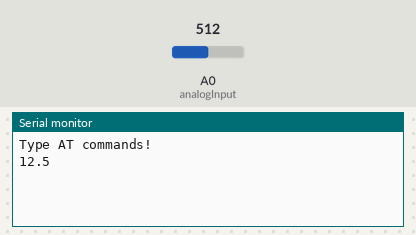
Bench run of a sketch on a simulated ATtiny85, built with avr-gcc and run on an emulated ATtiny85. Parts: the last lines printed to the serial monitor. The test bench sets the inputs (shaded band); at power-on: A0 (analogInput) = 512.

Above: at 2.8 s.
2.9 s: A0 (analogInput) set to 716
At 4.3 s:
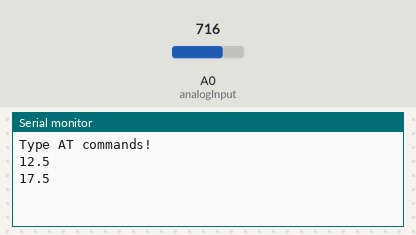
4.4 s: A0 (analogInput) set to 900
At 7.5 s:
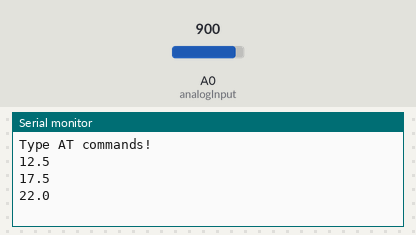
Timing chart, 0 to 9.0 s (numbered marks = the images above; inputs shaded):
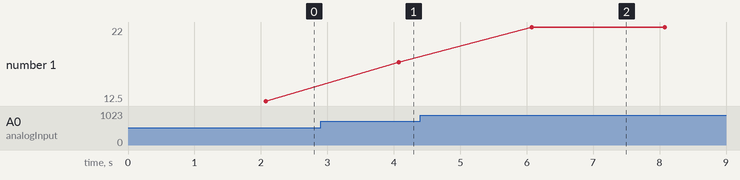

Measured:
- after the input at 2.9 s, the serial monitor: prints a new line after 1.2 s (image 1)
- after the input at 4.4 s, the serial monitor: prints a new line after 1.7 s (image 2)
- plotted number 1: 12.5 → 17.5 after the input at 2.9 s, 17.5 → 22 after the input at 4.4 s

The sketch:

RahimafroozV3Test.ino
```cpp
#include <SoftwareSerial.h>
//#include <stdlib.h>

SoftwareSerial mySerial(3, 2); // RX, TX

//for Timer
unsigned long previousMillis = 0;
long interval = 2000;

//for voltage sensor
int analogInput = A0;
//float vout = 0.0;
//float vin = 0.0, volt;
float R1 = 30000.0; //
float R2 = 7500.0; //


//for smoothing
const int numReadings = 20;
float readings[numReadings];      // the readings from the analog input

char buff[5];


void setup(){
    pinMode(analogInput, INPUT);
    Serial.begin(9600);

    Serial.println("Type AT commands!");
    mySerial.begin(9600);
}


void loop() {

   unsigned long currentMillis = millis();

   if (currentMillis - previousMillis > interval){//       Serial.println("Ticking every 2 seconds"); //2=interval
       previousMillis = currentMillis;

      float volt = readAvg();
      Serial.println(volt,1);
      sendData(volt);
   }
}//loop ends here


float readCorrectVoltage(){
  // read normal Arduino value
  int adcVal = analogRead(A0);

  // read correct supply voltage
  float supply = readVcc() / 1000.0;

  //test
//  float voltCorrected2 = (adcVal / 1023.0) * supply ;  //should be 1023 not 1024  //https://majenko.co.uk/blog/making-accurate-adc-readings-arduino


  float voltage = adcVal * 5.0 / 1024.0;  //AS's way
  float voltCorrected = supply / 5 * voltage;  //AS's way

  return voltCorrected*5;
}


long readVcc() {
  long result;
  // Read 1.1V reference against AVcc
#if defined(__AVR_ATmega32U4__) || defined(__AVR_ATmega1280__) || defined(__AVR_ATmega2560__)
  ADMUX = _BV(REFS0) | _BV(MUX4) | _BV(MUX3) | _BV(MUX2) | _BV(MUX1);
#elif defined (__AVR_ATtiny24__) || defined(__AVR_ATtiny44__) || defined(__AVR_ATtiny84__)
  ADMUX = _BV(MUX5) | _BV(MUX0);
#elif defined (__AVR_ATtiny25__) || defined(__AVR_ATtiny45__) || defined(__AVR_ATtiny85__)
  ADMUX = _BV(MUX3) | _BV(MUX2);
#else
  ADMUX = _BV(REFS0) | _BV(MUX3) | _BV(MUX2) | _BV(MUX1);
#endif
  delay(2); // Wait for Vref to settle
  ADCSRA |= _BV(ADSC); // Convert
  while (bit_is_set(ADCSRA, ADSC));
  result = ADCL;
  result |= ADCH << 8;
  result = 1126400L / result; // Calculate Vcc (in mV); 1126400 = 1.1*1024*1000
  return result;
}


float readNominalVoltage(){

    int value = analogRead(analogInput);
    float vout = (value * 5.0) / 1024.0; // see text
    float vin = vout / (R2/(R1+R2));

//    Serial.print("INPUT V= ");
//    Serial.println(vin,2);
    return vin;
}


float readAvg(){

  float total = 0.0;

  // initialize all the readings to 0:
  for (int thisReading = 0; thisReading < numReadings; thisReading++) {
    readings[thisReading] = 0.0;
  }

  for(int readIndex = 0; readIndex < numReadings; readIndex++){

    // subtract the last reading:
//    total = total - readings[readIndex];

    readings[readIndex] = readCorrectVoltage();
    total = total + readings[readIndex];//incremental total
    delay(1);
  }

  float averageV = total/numReadings;   // the average


  return averageV;

}


float read_running_average(){

  int total = 0;

  // initialize all the readings to 0:
  for (int thisReading = 0; thisReading < numReadings; thisReading++) {
    readings[thisReading] = 0;
  }

  for(int readIndex = 0; readIndex < numReadings; readIndex++){

    // subtract the last reading:
//    total = total - readings[readIndex];

    readings[readIndex] = analogRead(analogInput);

//    Serial.println(readings[readIndex]);

    total = total + readings[readIndex];//incremental total
//    delay(2);
  }

  int average = total/numReadings;   // the average
  float vout = (average * 5.0) / 1024.0; // see text
  float vin = vout / (R2/(R1+R2));
  return vin;

//    Serial.print("INPUT V= ");
//    Serial.println(vin,2);
}


void sendData(float volt){

        dtostrf(volt, 4 , 1 , buff);

        String data = "#"+String(buff)+"~";

//        Serial.println("High");
//        char msgBuff[50];
  //      sprintf(buff, "Aconcagua is %02.02f metres height.", volt);
//        sprintf(msgBuff,"%s",s); //converts and stores float to char array
//        Serial.println(String("")+"Voltage is "+volt+" Volt");
//        Serial.println(msgBuff);
//        delay(10);
        mySerial.print(data);

}
```
